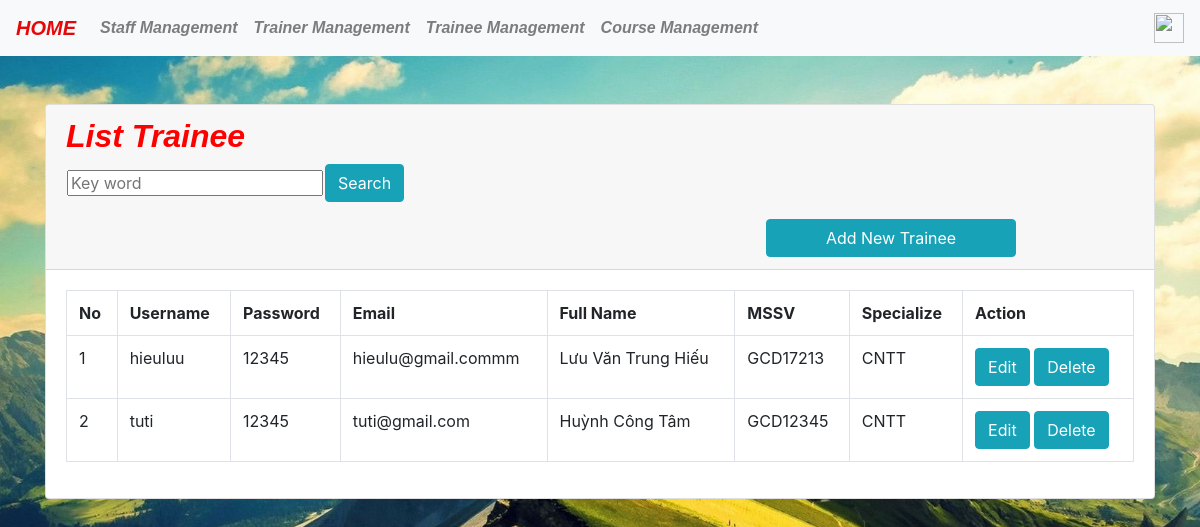
Page /management.php?controller=student&action=list_student (signed in) on the committed database.
### tables this page shows
CREATE TABLE `students` (
  `stuid` int(11) NOT NULL,
  `username` varchar(50) NOT NULL,
  `password` varchar(50) NOT NULL,
  `email` varchar(50) NOT NULL,
  `fullname` varchar(50) NOT NULL,
  `msv` varchar(50) NOT NULL,
  `chuyennganh` varchar(50) NOT NULL,
  `is_block` tinyint(4) NOT NULL DEFAULT 0,
  `permision` tinyint(4) NOT NULL DEFAULT 0
);

### Model/DBConfig.php (called while the page is built, shortened)
<?php
	class Database {
		private $hostname = 'localhost';
		private $username = 'root';
		private $pass = '';
		private $dbname = 'mvc';
		private $conn = NULL;
		private $result = NULL;
		public function connect()
		{
			$this->conn = new mysqli($this->hostname, $this->username, $this->pass, $this->dbname);
			if(!$this->conn){
				echo "Kết nối thất bại";
				exit();
			}
			else{
				mysqli_set_charset($this->conn, 'utf8');
			}
			return $this->conn;
		}
		public function execute($sql)
		{
			$this->result = $this->conn->query($sql);
			return $this->result;
		}
		public function getData()
		{
			if($this->result){
				$data = mysqli_fetch_array($this->result);
			}
			else{
				$data = 0;
			}
			return $data;
		}
		public function getAllData($tblTable)
		{
			$sql = "SELECT * FROM $tblTable";
			$this->execute($sql);
			if($this->num_rows()==0)
			{
				$data = 0;
			}
			else
			{
				while($datas = $this->getData())
				{
					$data[] = $datas;
				}
			}
			return $data;
		}
		public function num_rows()
		{
			if($this->result){
				$num = mysqli_num_rows($this->result);
			}
			else{
				$num = 0;
			}
			return $num;
		}
	}
?>

### View/students/list_student.php (the view, shortened to what this page needs)
 <link rel="stylesheet" href="style.css">
<div class="container">
  <div class="card mt-5">
    <div class="card-header">
      <h2 style="font-family:  Comic Sans MS, sans-serif;font-weight: bold;font-style: oblique; color: red;">List Trainee</h2>
      <div class="timkiem">
        <form action="" method="GET">
          <table>
            <tr>
              <td><input type="text" name="keyword" placeholder="Key word"></td>
              <td><input type="submit" value="Search" class="btn btn-info"></td>
            </tr>
          </table>
        </form>
      </div>
      <div class="add-new-student">
        <table>
        <tr>
              <a href="management.php?controller=student&action=add_student" style="width: 250px; margin-left: 700px; " class="btn btn-danger">Add New Trainee</a>
        </tr>
        </table>
      </div>
    </div>
    <div class="card-body">
      <table class="table table-bordered">
        <tr>
          <th>No</th>
          <th>Username</th>
          <th>Password</th>
          <th>Email</th>
          <th>Full Name</th>
          <th>MSSV</th>
          <th>Specialize</th>
          <th>Action</th>
        </tr>
        <?php
        $stt = 1;
        foreach($data as $value)
          {
          ?>
          <tr>
            <td><?php echo $stt; ?></td>
            <td><?php echo $value['username']; ?></td>
            <td><?php echo $value['password']; ?></td>
            <td><?php echo $value['email']; ?></td>
            <td><?php echo $value['fullname']; ?></td>
            <td><?php echo $value['msv']; ?></td>
            <td><?php echo $value['chuyennganh']; ?></td>
            <td>
              <a href="management.php?controller=student&action=edit_student&stuid=<?php echo $value['stuid']; ?>" class="btn btn-info">Edit</a>
              <a onclick="return confirm('Are you sure you want to delete this Trainee?')" href="management.php?controller=student&action=delete_student&stuid=<?php echo $value['stuid']; ?>" class='btn btn-danger'>Delete</a>
            </td>
          </tr>
        <?php
            $stt++;
            }
        ?>
      </table>
    </div>
  </div>
</div>

### style.css (style rules this page uses)
.btn-danger { color: #fff; background-color: #17a2b8; border-color: #17a2b8; }
.btn-info { color: #fff; background-color: #17a2b8; border-color: #17a2b8; }

### header.php (style rules this page uses)
body { background-image: url('View/images/anhbia.JPG'); background-repeat: no-repeat; background-size: cover; }

### rows in the picture
students: username "hieuluu", password "12345", email "hieulu@gmail.commm", fullname "Lưu Văn Trung Hiếu", msv "GCD17213", chuyennganh "CNTT"
students: username "tuti", password "12345", email "tuti@gmail.com", fullname "Huỳnh Công Tâm", msv "GCD12345", chuyennganh "CNTT"
